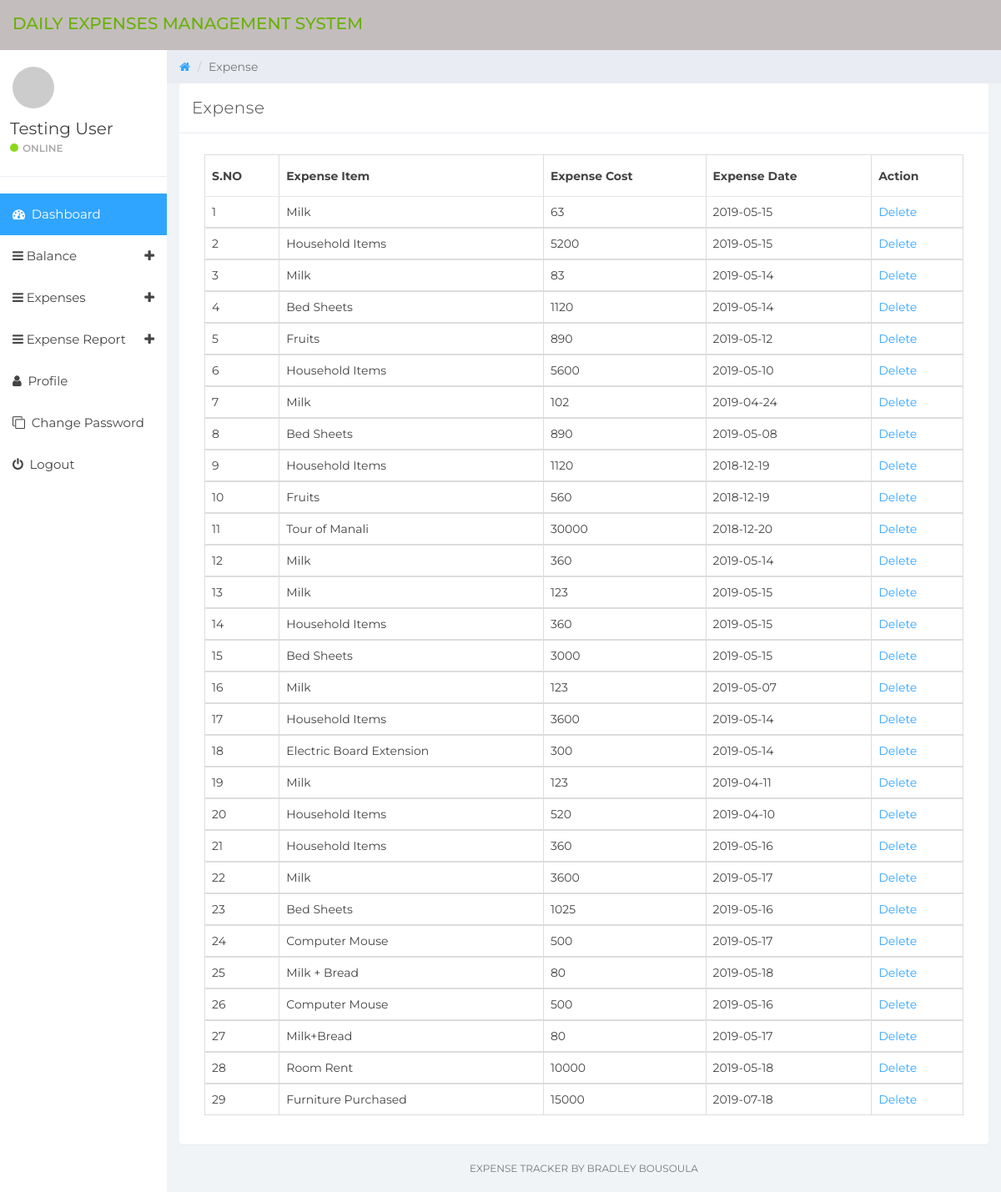
The page /manage-expense.php (signed in) on the database its author committed.
### tables this page shows
CREATE TABLE IF NOT EXISTS `tbluser` (
  `ID` int(10) NOT NULL AUTO_INCREMENT,
  `FullName` varchar(150) DEFAULT NULL,
  `Email` varchar(200) DEFAULT NULL,
  `MobileNumber` bigint(8) DEFAULT NULL,
  `Password` varchar(200) DEFAULT NULL,
  `RegDate` timestamp NOT NULL DEFAULT CURRENT_TIMESTAMP,
  PRIMARY KEY (`ID`)
);

CREATE TABLE IF NOT EXISTS `tblexpense` (
  `ID` int(10) NOT NULL AUTO_INCREMENT,
  `UserId` int(10) NOT NULL,
  `ExpenseDate` date DEFAULT NULL,
  `ExpenseItem` varchar(200) DEFAULT NULL,
  `ExpenseCost` varchar(200) DEFAULT NULL,
  `NoteDate` timestamp NULL DEFAULT CURRENT_TIMESTAMP,
  `BalanceID` varchar(200) DEFAULT NULL,
  PRIMARY KEY (`ID`)
);

### manage-expense.php (the view, shortened to what this page needs)
  <?php
if (strlen($_SESSION['detsuid']==0)) {
  header('location:logout.php');
  } else{
?>
<!DOCTYPE html>
<html>
<head>
	<link href="css/bootstrap.min.css" rel="stylesheet">
	<link href="css/font-awesome.min.css" rel="stylesheet">
	<link href="css/datepicker3.css" rel="stylesheet">
	<link href="css/styles.css" rel="stylesheet">
</head>
<body>
	<?php include_once('includes/header.php');?>
	<?php include_once('includes/sidebar.php');?>
	<div class="col-sm-9 col-sm-offset-3 col-lg-10 col-lg-offset-2 main">
		<div class="row">
			<ol class="breadcrumb">
				<li><a href="#">
					<em class="fa fa-home"></em>
				</a></li>
				<li class="active">Expense</li>
			</ol>
		</div>
		<div class="row">
			<div class="col-lg-12">
				<div class="panel panel-default">
					<div class="panel-heading">Expense</div>
					<div class="panel-body">
						<div class="col-md-12">
							<div class="table-responsive">
            <table class="table table-bordered mg-b-0">
              <thead>
                <tr>
                  <th>S.NO</th>
                  <th>Expense Item</th>
                  <th>Expense Cost</th>
                  <th>Expense Date</th>
                  <th>Action</th>
                </tr>
              </thead>
              <?php
              $userid=$_SESSION['detsuid'];
$ret=mysqli_query($con,"select * from tblexpense where UserId='$userid'");
$cnt=1;
while ($row=mysqli_fetch_array($ret)) {
?>
              <tbody>
                <tr>
                  <td><?php echo $cnt;?></td>
                  <td><?php  echo $row['ExpenseItem'];?></td>
                  <td><?php  echo $row['ExpenseCost'];?></td>
                  <td><?php  echo $row['ExpenseDate'];?></td>
                  <td><a href="manage-expense.php?delid=<?php echo $row['ID'];?>">Delete</a>
                </tr>
                <?php
$cnt=$cnt+1;
}?>
              </tbody>
            </table>
          </div>
						</div>
					</div>
				</div>
			</div>
			<?php include_once('includes/footer.php');?>
		</div>
	</div>
</body>
</html>
<?php }  ?>

### includes/sidebar.php (shortened to what this page needs)
<?php
include('includes/dbconnection.php');
?>
<div id="sidebar-collapse" class="col-sm-3 col-lg-2 sidebar">
        <div class="profile-sidebar">
            <div class="profile-userpic">
                <img src="http://placehold.it/50/30a5ff/fff" class="img-responsive" alt="">
            </div>
            <div class="profile-usertitle">
                <?php
$uid=$_SESSION['detsuid'];
$ret=mysqli_query($con,"select FullName from tbluser where ID='$uid'");
$row=mysqli_fetch_array($ret);
$name=$row['FullName'];
?>
                <div class="profile-usertitle-name"><?php echo $name; ?></div>
                <div class="profile-usertitle-status"><span class="indicator label-success"></span>Online</div>
            </div>
        </div>
        <ul class="nav menu">
            <li class="active"><a href="dashboard.php"><em class="fa fa-dashboard">&nbsp;</em> Dashboard</a></li>
            <li class="parent "><a data-toggle="collapse" href="#sub-item-1">
                <em class="fa fa-navicon">&nbsp;</em>Balance <span data-toggle="collapse" href="#sub-item-1" class="icon pull-right"><em class="fa fa-plus"></em></span>
                </a>
            </li>
            <li class="parent "><a data-toggle="collapse" href="#sub-item-2">
                <em class="fa fa-navicon">&nbsp;</em>Expenses <span data-toggle="collapse" href="#sub-item-2" class="icon pull-right"><em class="fa fa-plus"></em></span>
                </a>
            </li>
  <li class="parent "><a data-toggle="collapse" href="#sub-item-3">
                <em class="fa fa-navicon">&nbsp;</em>Expense Report <span data-toggle="collapse" href="#sub-item-3" class="icon pull-right"><em class="fa fa-plus"></em></span>
                </a>
            </li>
            <li><a href="user-profile.php"><em class="fa fa-user">&nbsp;</em> Profile</a></li>
             <li><a href="change-password.php"><em class="fa fa-clone">&nbsp;</em> Change Password</a></li>
<li><a href="logout.php"><em class="fa fa-power-off">&nbsp;</em> Logout</a></li>
        </ul>
    </div>

### css/styles.css (style rules this page uses)
body { background: #f1f4f7; padding-top: 60px; font-size: 14px; color: #444444; font-family: "Montserrat", "Helvetica Neue", Helvetica, Arial, sans-serif; }
a, a:hover, a:focus { color: #30a5ff; }
.label-success { background-color: #8ad919; }
.panel { border: 0; }
.panel-heading { font-size: 20px; font-weight: 300; letter-spacing: 0.025em; height: 60px; line-height: 38px; }
.panel-default .panel-heading { background: #fff; border-bottom: 1px solid #e9ecf2; color: #444444; }
.sidebar { display: block; padding: 0; display: none; box-shadow: none; background: #fff; }
.sidebar ul { margin: 20px 0px; }
@media (min-width: 768px) { .sidebar { display: block; position: fixed; top: 60px; bottom: 0; left: 0; z-index: 1000; display: block; margin: 0; padding: 0; overflow-x: hidden; overflow-y: auto; } }
.sidebar ul.nav .active a, .sidebar ul.nav li.parent a.active, .sidebar ul.nav .active > a:hover, .sidebar ul.nav li.parent a.active:hover, .sidebar ul.nav .active > a:focus, .sidebar ul.nav li.parent a.active:focus { color: #fff; background-color: #30a5ff; }
.sidebar ul.nav li a { height: 50px; font-size: 15px; line-height: 2em; color: #444444; }
.profile-sidebar { padding: 10px 0; border-bottom: 1px solid #e9ecf2; }
.indicator { width: 10px; height: 10px; display: inline-block; border-radius: 9999px; margin-right: 5px; }
.profile-userpic img { float: left; margin: 10px 0px 0px 15px; width: 50px; height: 50px; border-radius: 9999px !important; }
.profile-usertitle { float: left; text-align: left; margin: 10px 0 0 12px; }
.profile-usertitle-name { font-size: 20px; margin-bottom: 0px; }
.profile-usertitle-status { text-transform: uppercase; color: #AAA; font-size: 12px; font-weight: 600; margin-bottom: 15px; }
.breadcrumb { border-radius: 0; padding: 10px 15px 10px 15px; background: #e9ecf2; margin: 0; }
.table { background: #fff; }
.table > thead > tr > th { border-bottom: 1px solid #e6e7e8; vertical-align: middle; height: 50px; }

### rows shown on the page
tbluser: FullName "Testing User"
tblexpense: ExpenseItem "Milk", ExpenseCost "63", ExpenseDate "2019-05-15"
tblexpense: ExpenseItem "Household Items", ExpenseCost "5200", ExpenseDate "2019-05-15"
tblexpense: ExpenseItem "Milk", ExpenseCost "83", ExpenseDate "2019-05-14"
tblexpense: ExpenseItem "Bed Sheets", ExpenseCost "1120", ExpenseDate "2019-05-14"
tblexpense: ExpenseItem "Fruits", ExpenseCost "890", ExpenseDate "2019-05-12"
tblexpense: ExpenseItem "Household Items", ExpenseCost "5600", ExpenseDate "2019-05-10"
tblexpense: ExpenseItem "Milk", ExpenseCost "102", ExpenseDate "2019-04-24"
tblexpense: ExpenseItem "Bed Sheets", ExpenseCost "890", ExpenseDate "2019-05-08"
tblexpense: ExpenseItem "Household Items", ExpenseCost "1120", ExpenseDate "2018-12-19"
tblexpense: ExpenseItem "Fruits", ExpenseCost "560", ExpenseDate "2018-12-19"
tblexpense: ExpenseItem "Tour of Manali", ExpenseCost "30000", ExpenseDate "2018-12-20"
tblexpense: ExpenseItem "Milk", ExpenseCost "360", ExpenseDate "2019-05-14"
tblexpense: ExpenseItem "Milk", ExpenseCost "123", ExpenseDate "2019-05-15"
tblexpense: ExpenseItem "Household Items", ExpenseCost "360", ExpenseDate "2019-05-15"
tblexpense: ExpenseItem "Bed Sheets", ExpenseCost "3000", ExpenseDate "2019-05-15"
tblexpense: ExpenseItem "Milk", ExpenseCost "123", ExpenseDate "2019-05-07"
tblexpense: ExpenseItem "Household Items", ExpenseCost "3600", ExpenseDate "2019-05-14"
tblexpense: ExpenseItem "Electric Board Extension", ExpenseCost "300", ExpenseDate "2019-05-14"
tblexpense: ExpenseItem "Milk", ExpenseCost "123", ExpenseDate "2019-04-11"
tblexpense: ExpenseItem "Household Items", ExpenseCost "520", ExpenseDate "2019-04-10"
tblexpense: ExpenseItem "Household Items", ExpenseCost "360", ExpenseDate "2019-05-16"
tblexpense: ExpenseItem "Milk", ExpenseCost "3600", ExpenseDate "2019-05-17"
tblexpense: ExpenseItem "Bed Sheets", ExpenseCost "1025", ExpenseDate "2019-05-16"
tblexpense: ExpenseItem "Computer Mouse", ExpenseCost "500", ExpenseDate "2019-05-17"
tblexpense: ExpenseItem "Milk + Bread", ExpenseCost "80", ExpenseDate "2019-05-18"
tblexpense: ExpenseItem "Computer Mouse", ExpenseCost "500", ExpenseDate "2019-05-16"
tblexpense: ExpenseItem "Milk+Bread", ExpenseCost "80", ExpenseDate "2019-05-17"
tblexpense: ExpenseItem "Room Rent", ExpenseCost "10000", ExpenseDate "2019-05-18"
tblexpense: ExpenseItem "Furniture Purchased", ExpenseCost "15000", ExpenseDate "2019-07-18"
